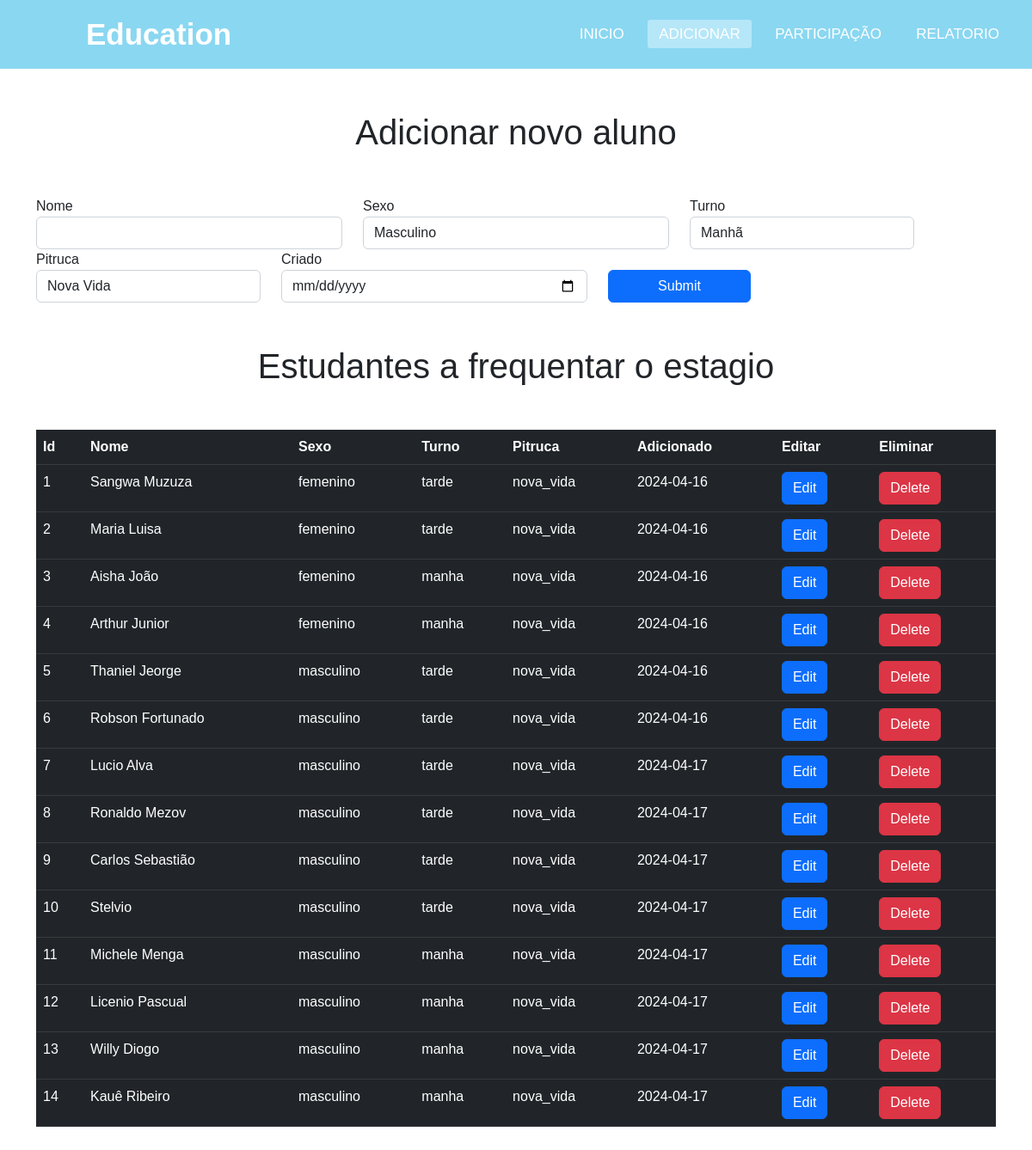
The page / on the database its author committed.
### tables this page shows
CREATE TABLE `estudante` (
  `id` int(11) NOT NULL,
  `nome` varchar(100) NOT NULL,
  `sexo` enum('masculino','femenino','','') NOT NULL,
  `turno` enum('manha','tarde','','') NOT NULL,
  `pitruca` enum('nova_vida','camama','','') NOT NULL,
  `data` date NOT NULL
);

### index.php (the view, shortened to what this page needs)
<!DOCTYPE html>
<html lang="en">
<head>
    <link href="https://cdn.jsdelivr.net/npm/bootstrap@5.2.0-beta1/dist/css/bootstrap.min.css" rel="stylesheet"
>
</head>
<body>
    <nav>
        <label class="logo">Education</label>
        <ul>
            <li><a href="inicio.php">Inicio</a></li>
            <li><a class="active" href="index.php">Adicionar</a></li>
            <li><a href="participação.php">Participação</a></li>
            <li><a href="relatorio.php">relatorio</a></li>
        </ul>
    </nav>
    <section>
        <h1 style="text-align: center;margin: 50px 0;">Adicionar novo aluno</h1>
        <div class="container">
            <form action="adddata.php" method="post">
               <div class="row">
                    <div class="form-group col-lg-4">
                        <label for="">Nome</label>
                        <input type="text" name="nome" id="nome" class="form-control" required>
                    </div>
                    <div class="form-group col-lg-4">
                        <label for="">Sexo</label>
                        <select name="sexo" id="sexo" class="form-control">
                            <option value="masculino">Masculino</option>
                        </select>
                    </div>
                    <div class="form-group  col-lg-3">
                        <label for="">Turno</label>
                        <select name="turno" id="turno" class="form-control" required>
                            <option value="manha">Manhã</option>
                        </select>
                    </div>
                    <div class="form-group col-lg-3">
                        <label for="">Pitruca</label>
                        <select name="pitruca" id="grade" class="form-control" required>
                            <option value="nova_vida">Nova Vida</option>
                        </select>
                    </div>
                    <div class="form-group col-lg-4">
                        <label for="">Criado</label>
                        <input type="date" name="data" id="name" class="form-control" required>
                    </div>
                    <br>
                    <div class="form-group col-lg-2" style="display: grid;align-items:  flex-end;">
                        <input type="submit" name="submit" id="submit" class="btn btn-primary">
                    </div>
               </div>
            </form>
        </div>
    </section>
    <h1 style="text-align: center;margin: 50px 0;">Estudantes a frequentar o estagio</h1>
    <section style="margin: 50px 0;">
        <div class="container">
            <table class="table table-dark">
                <thead>
                  <tr>
                    <th scope="col">Id</th>
                    <th scope="col">Nome</th>
                    <th scope="col">Sexo</th>
                    <th scope="col">Turno</th>
                    <th scope="col">Pitruca</th>
                    <th scope="col">Adicionado</th>
                    <th scope="col">Editar</th>
                    <th scope="col">Eliminar</th>
                  </tr>
                </thead>
                <tbody>
                    <?php
                      define('DB_NAME', 'sap_db'); $connection = mysqli_connect(DB_SERVER, DB_USERNAME, DB_PASSWORD, DB_NAME);
                       $sql = "SELECT * FROM estudante";
                       $result = $connection->query($sql);
                       while ($row = $result->fetch_assoc()) {
                        echo "
                        <tr  >
                        <td>$row[id]</td>
                        <td>$row[nome]</td>
                        <td>$row[sexo]</td>
                        <td>$row[turno]</td>
                        <td>$row[pitruca]</td>
                        <td>$row[data]</td>
                        <td> <a class='btn btn-primary' href='updatedata.php?id=$row[id]' >Edit</a></td>
                        <td> <a class='btn btn-danger' href='deletedata.php?id=$row[id]' >Delete</a></td>
                    </tr>
                        ";
                       }
                    ?>
                </tbody>
              </table>
        </div>
    </section>
</body>
</html><!DOCTYPE html>
<html lang="en">

### index.php (style rules this page uses)
* { font-family: 'Rubik', sans-serif; margin:0; padding:0; box-sizing: border-box; list-style: none; }
nav { background: #8ad7f1; height: 80px; width: 100%; }
label.logo { color: white; font-size: 35px; line-height: 80px; padding: 0 100px; font-weight: bold; }
nav ul { float:right; margin-right:20px; }
nav ul li { display: inline-block; line-height:80px; margin:0 5px; }
nav ul li a { color:white; font-size:17px; padding: 7px 13px; border-radius: 3px; text-transform:uppercase; text-decoration:none; }
a.active,a:hover { background: #b6e7f8; transition:.5s; }

### rows shown on the page
estudante: id "1", nome "Sangwa Muzuza", sexo "femenino", turno "tarde", pitruca "nova_vida", data "2024-04-16"
estudante: id "2", nome "Maria Luisa", sexo "femenino", turno "tarde", pitruca "nova_vida", data "2024-04-16"
estudante: id "3", nome "Aisha João", sexo "femenino", turno "manha", pitruca "nova_vida", data "2024-04-16"
estudante: id "4", nome "Arthur Junior", sexo "femenino", turno "manha", pitruca "nova_vida", data "2024-04-16"
estudante: id "5", nome "Thaniel Jeorge", sexo "masculino", turno "tarde", pitruca "nova_vida", data "2024-04-16"
estudante: id "6", nome "Robson Fortunado", sexo "masculino", turno "tarde", pitruca "nova_vida", data "2024-04-16"
estudante: id "7", nome "Lucio Alva", sexo "masculino", turno "tarde", pitruca "nova_vida", data "2024-04-17"
estudante: id "8", nome "Ronaldo Mezov", sexo "masculino", turno "tarde", pitruca "nova_vida", data "2024-04-17"
estudante: id "9", nome "Carlos Sebastião", sexo "masculino", turno "tarde", pitruca "nova_vida", data "2024-04-17"
estudante: id "10", nome "Stelvio", sexo "masculino", turno "tarde", pitruca "nova_vida", data "2024-04-17"
estudante: id "11", nome "Michele Menga", sexo "masculino", turno "manha", pitruca "nova_vida", data "2024-04-17"
estudante: id "12", nome "Licenio Pascual", sexo "masculino", turno "manha", pitruca "nova_vida", data "2024-04-17"
estudante: id "13", nome "Willy Diogo", sexo "masculino", turno "manha", pitruca "nova_vida", data "2024-04-17"
estudante: id "14", nome "Kauê Ribeiro", sexo "masculino", turno "manha", pitruca "nova_vida", data "2024-04-17"
